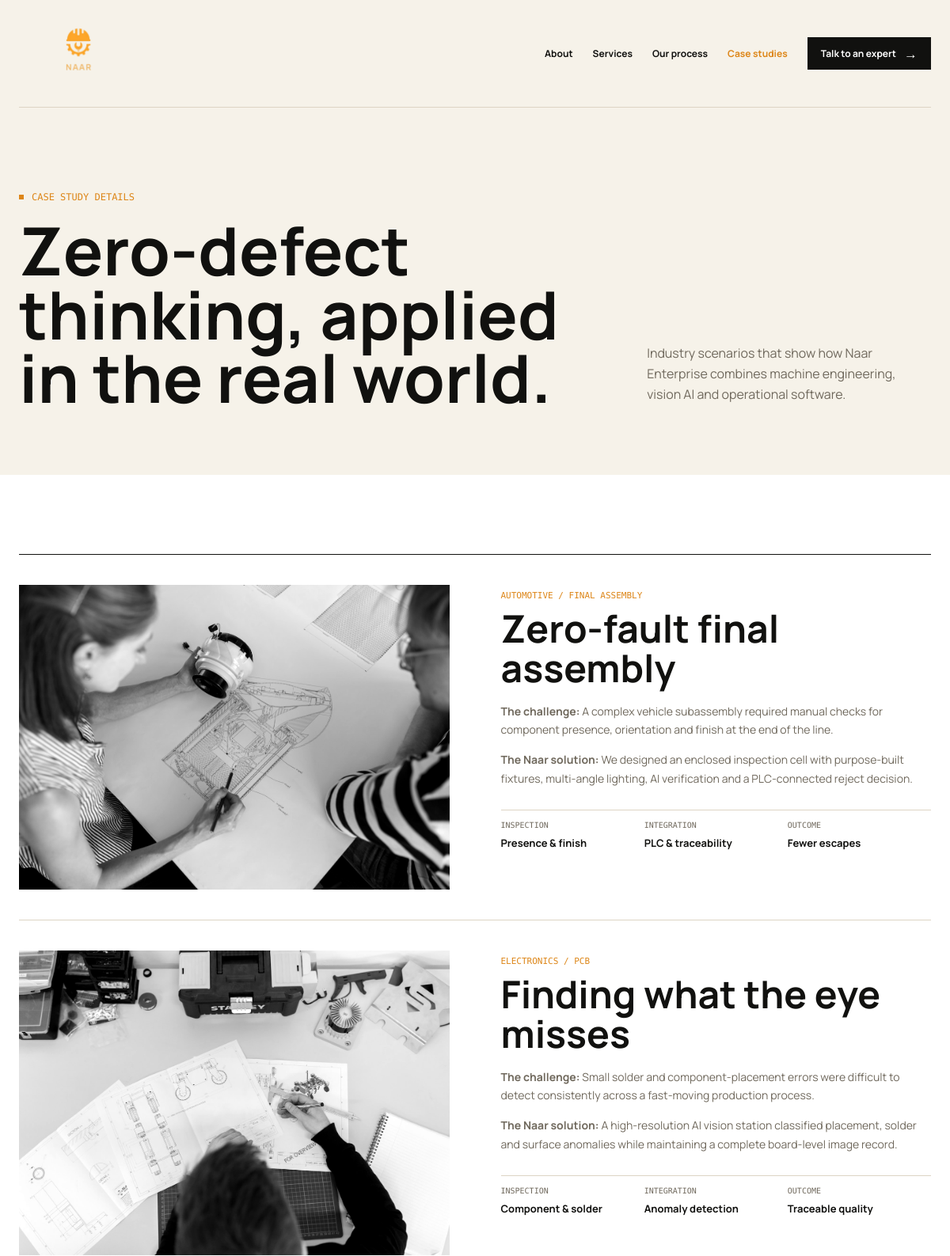
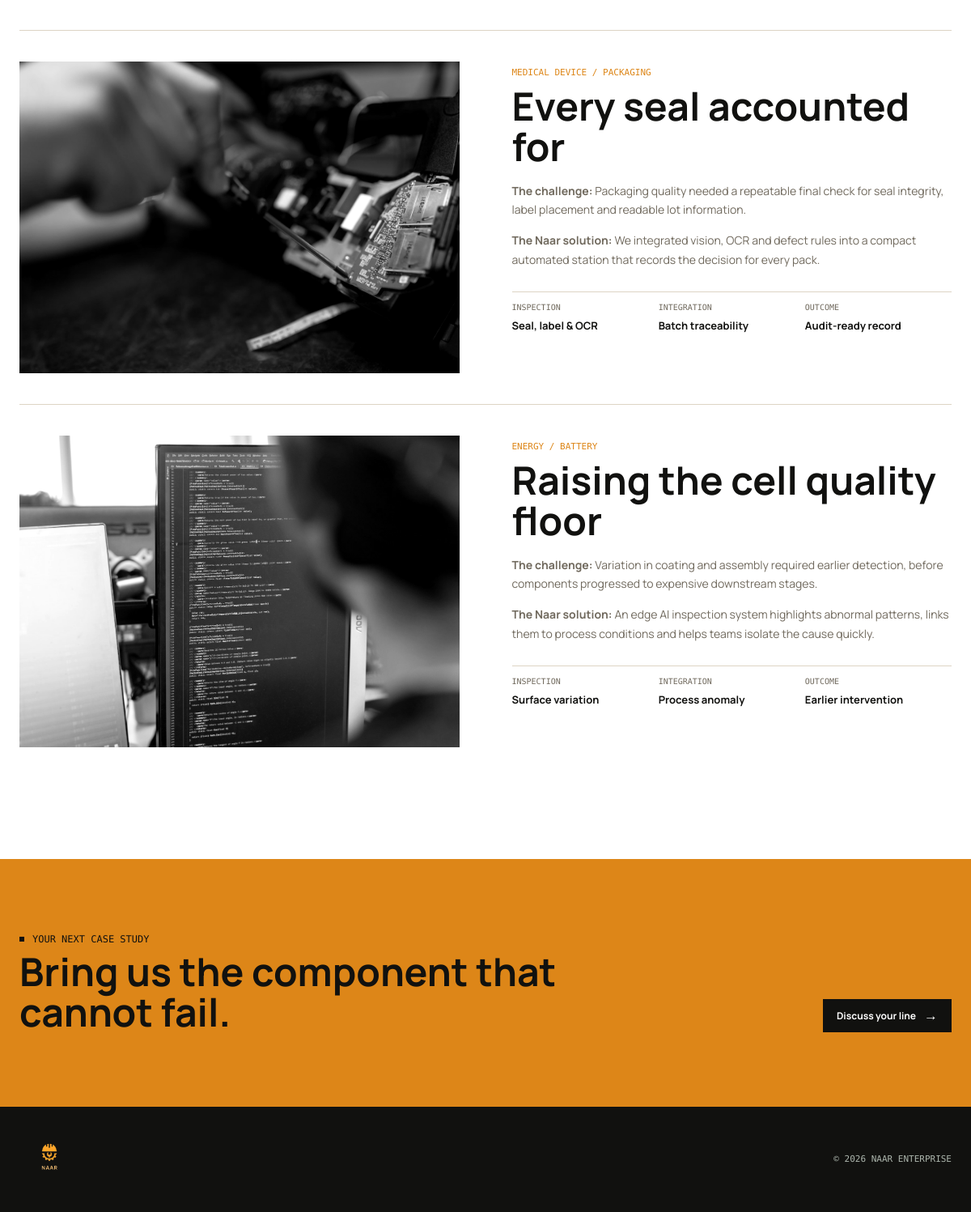
Screenshot of /case-study-detail/ with the database file from the repository (2 pictures, top to bottom).
### website/models.py (models this page shows, shortened)
class CaseStudy(models.Model):
    slug = models.SlugField(max_length=120, unique=True, blank=True)
    tag = models.CharField(max_length=120, help_text="e.g. AUTOMOTIVE / ASSEMBLY")
    title = models.CharField(max_length=200)
    summary = models.TextField(help_text="Short description for the listing page.")
    image = models.ImageField(upload_to="case-studies/")
    challenge = models.TextField()
    solution = models.TextField()
    meta_inspection = models.CharField(max_length=120, blank=True)
    meta_integration = models.CharField(max_length=120, blank=True)
    meta_outcome = models.CharField(max_length=120, blank=True)
    order = models.PositiveIntegerField(default=0)
    is_published = models.BooleanField(default=True)
    created_at = models.DateTimeField(auto_now_add=True)
    updated_at = models.DateTimeField(auto_now=True)
    class Meta:
        ordering = ["order", "title"]
        verbose_name_plural = "Case studies"

### website/views.py (the view)
# urls.py: path("case-study-detail/", views.case_study_detail, name="case_study_detail_all"),
def case_study_detail(request, slug=None):
    case_studies_list = CaseStudy.objects.filter(is_published=True)
    if slug:
        get_object_or_404(CaseStudy, slug=slug, is_published=True)
    return render(request, "case-study-detail.html", {"case_studies": case_studies_list})

### templates/case-study-detail.html (shortened to what this page needs)
{% load static %}
<!doctype html>
<html lang="en"><head><link rel="stylesheet" href="{% static 'site.css' %}"></head>
<body><header class="page-hero"><div class="shell"><nav><a class="brand" href="{% url 'home' %}"><img class="brand-logo" src="{% static 'naar-logo.png' %}" alt="Naar Enterprise"></a><div class="links"><a href="{% url 'about' %}">About</a><a href="{% url 'services' %}">Services</a><a href="{% url 'process' %}">Our process</a><a class="active" href="{% url 'case_studies' %}">Case studies</a><a class="button" href="{% url 'contact' %}">Talk to an expert <span class="arrow">→</span></a></div></nav><div class="page-title"><div><div class="eyebrow">Case study details</div><h1>Zero-defect thinking, applied in the real world.</h1></div><p>Industry scenarios that show how Naar Enterprise combines machine engineering, vision AI and operational software.</p></div></div></header>
<main><section><div class="shell">
{% for case in case_studies %}
<article class="case-detail" id="{{ case.slug }}"><img src="{{ case.image.url }}" alt="{{ case.title }}"><div><span class="tag">{{ case.tag }}</span><h2>{{ case.title }}</h2><p><strong>The challenge:</strong> {{ case.challenge }}</p><p><strong>The Naar solution:</strong> {{ case.solution }}</p><div class="case-meta"><div><small>INSPECTION</small><strong>{{ case.meta_inspection }}</strong></div><div><small>INTEGRATION</small><strong>{{ case.meta_integration }}</strong></div><div><small>OUTCOME</small><strong>{{ case.meta_outcome }}</strong></div></div></div></article>
{% empty %}
<p>No case studies published yet. Add them in the <a href="/admin/">Django admin</a>.</p>
{% endfor %}
</div></section><section class="cta"><div class="shell cta-inner"><div><div class="eyebrow">Your next case study</div><h2>Bring us the component that cannot fail.</h2></div><a class="button" href="{% url 'contact' %}">Discuss your line <span class="arrow">→</span></a></div></section></main><footer><div class="shell footer-row"><a class="brand" href="{% url 'home' %}"><img class="brand-logo" src="{% static 'naar-logo.png' %}" alt="Naar Enterprise"></a><small>© 2026 NAAR ENTERPRISE</small></div></footer></body></html>

### templates/site.css (style rules this page uses)
:root { --ink:#11110f;--soft:#f6f2e9;--line:#ddd4c4;--acid:#ffb52a;--orange:#dd8618;--muted:#70695d }
* { box-sizing:border-box }
html { scroll-behavior:smooth }
body { margin:0;color:var(--ink);font-family:Manrope,Arial,sans-serif;background:#fff }
.shell { width:min(1240px,calc(100% - 48px));margin:auto }
nav { height:136px;display:flex;align-items:center;justify-content:space-between;position:relative;z-index:3 }
.brand { display:flex;gap:10px;align-items:center;font-weight:800;font-size:20px;letter-spacing:0;color:inherit;text-decoration:none }
.brand-logo { display:block;width:74px;height:74px;object-fit:contain }
nav .brand-logo { width:150px;height:122px }
nav .brand { width:150px;height:122px;flex:none }
.links { display:flex;gap:25px;align-items:center }
.links a { font-size:12px;color:inherit;text-decoration:none;font-weight:700 }
.links a:not(.button):hover,.links a.active { color:var(--orange) }
.button { background:var(--ink);color:#fff;padding:12px 17px;font-size:12px;font-weight:700;text-decoration:none;display:inline-flex;gap:10px;align-items:center;border:0;cursor:pointer }
.links .button { color:#fff }
.arrow { font-size:17px;line-height:10px }
.eyebrow { font:12px "DM Mono",monospace;color:var(--orange);text-transform:uppercase;padding-left:16px;position:relative }
.eyebrow:before { content:"";width:6px;height:6px;background:currentColor;position:absolute;left:0;top:4px }
h1,h2,h3,p { letter-spacing:0 }
.page-hero { background:var(--soft);padding-bottom:82px }
.page-hero nav { border-bottom:1px solid var(--line) }
.page-title { padding:106px 0 0;display:grid;grid-template-columns:1.45fr .7fr;gap:50px;align-items:end }
.page-title h1 { font-size:clamp(52px,7vw,92px);line-height:.96;margin:20px 0 0 }
.page-title p { font-size:16px;line-height:1.65;color:var(--muted);margin:0 0 6px;max-width:350px }
section { padding:100px 0 }
h2 { margin:8px 0 0;font-size:clamp(32px,4vw,53px);line-height:1.04 }
.case-detail { border-top:1px solid var(--ink);padding:38px 0;display:grid;grid-template-columns:1fr 1fr;gap:65px }
.case-detail+.case-detail { border-top:1px solid var(--line) }
.case-detail img { width:100%;height:385px;object-fit:cover;filter:grayscale(1) contrast(1.08) }
.case-detail h2 { font-size:clamp(30px,4vw,48px);margin:8px 0 18px }
.case-detail p { font-size:14px;line-height:1.7;color:var(--muted) }
.case-meta { display:grid;grid-template-columns:repeat(3,1fr);margin-top:27px;border-top:1px solid var(--line) }
.case-meta div { padding:13px 10px 0 0 }
.case-meta small { display:block;font:10px "DM Mono",monospace;color:var(--muted);margin-bottom:5px }
.case-meta strong { font-size:13px }
.tag { font:11px "DM Mono",monospace;color:var(--orange) }
.cta { padding:92px 0;background:var(--orange) }
.cta-inner { display:flex;justify-content:space-between;gap:30px;align-items:end }
.cta h2 { max-width:670px }
.cta .eyebrow { color:var(--ink) }
footer { background:var(--ink);color:white;padding:28px 0 }
.footer-row { display:flex;align-items:center;justify-content:space-between }
footer small { font:11px "DM Mono",monospace;color:#adb6ad }

### rows the page displays
CaseStudy: image (picture), tag "AUTOMOTIVE / FINAL ASSEMBLY", title "Zero-fault final assembly", challenge "A complex vehicle subassembly required manual checks for component presence, orientation and finish at the end of the line.", solution "We designed an enclosed inspection cell with purpose-built fixtures, multi-angle lighting, AI verification and a PLC-connected reject decision.", meta_inspection "Presence & finish", meta_integration "PLC & traceability", meta_outcome "Fewer escapes"
CaseStudy: image (picture), tag "ELECTRONICS / PCB", title "Finding what the eye misses", challenge "Small solder and component-placement errors were difficult to detect consistently across a fast-moving production process.", solution "A high-resolution AI vision station classified placement, solder and surface anomalies while maintaining a complete board-level image record.", meta_inspection "Component & solder", meta_integration "Anomaly detection", meta_outcome "Traceable quality"
CaseStudy: image (picture), tag "MEDICAL DEVICE / PACKAGING", title "Every seal accounted for", challenge "Packaging quality needed a repeatable final check for seal integrity, label placement and readable lot information.", solution "We integrated vision, OCR and defect rules into a compact automated station that records the decision for every pack.", meta_inspection "Seal, label & OCR", meta_integration "Batch traceability", meta_outcome "Audit-ready record"
CaseStudy: image (picture), tag "ENERGY / BATTERY", title "Raising the cell quality floor", challenge "Variation in coating and assembly required earlier detection, before components progressed to expensive downstream stages.", solution "An edge AI inspection system highlights abnormal patterns, links them to process conditions and helps teams isolate the cause quickly.", meta_inspection "Surface variation", meta_integration "Process anomaly", meta_outcome "Earlier intervention"
